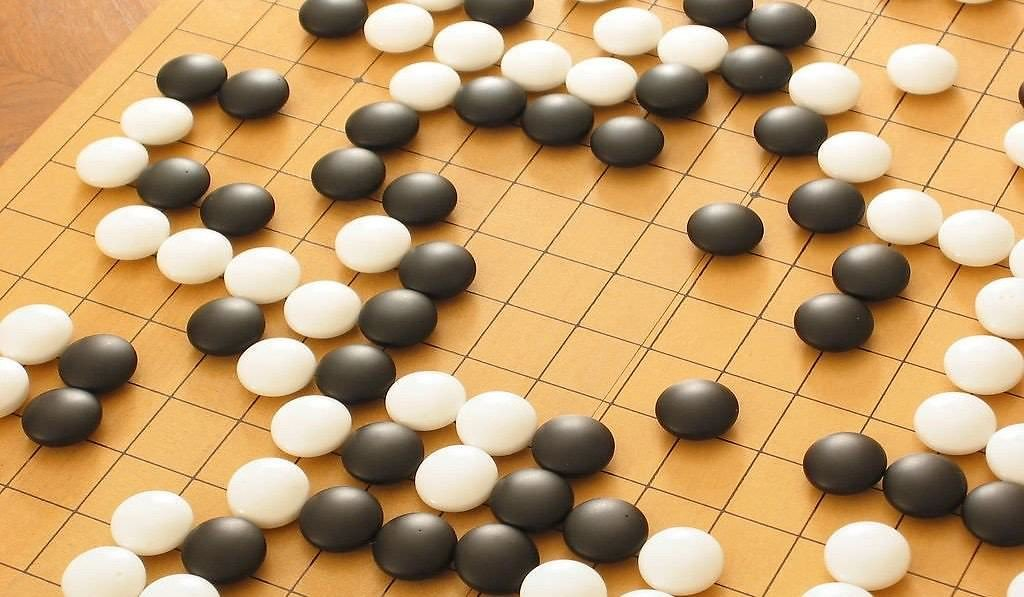
#> input picture Image_Processing/2_Image_Thresholding/thresh.jpg, 1024 x 597 px
$ python Image_Threshold.py --image thresh.jpg
#> lines starting #> are read from the running program, lines starting #| are printed output that depends on the picture; after the words box and inside, x2 and y2 are one past the last pixel; in counts of white or black regions, pixels touching at a corner belong together
#> further down, image is the input picture: shape (597, 1024, 3); mean B, G, R 109.5, 156.4, 192.3


import cv2
import numpy as np
import argparse
from matplotlib import pyplot as plt # use to show the result

# ------------------- Function to do simple thresholding ------------------- #
def sim_thresh(img):
    ret,thresh1 = cv2.threshold(img,127,255,cv2.THRESH_BINARY)
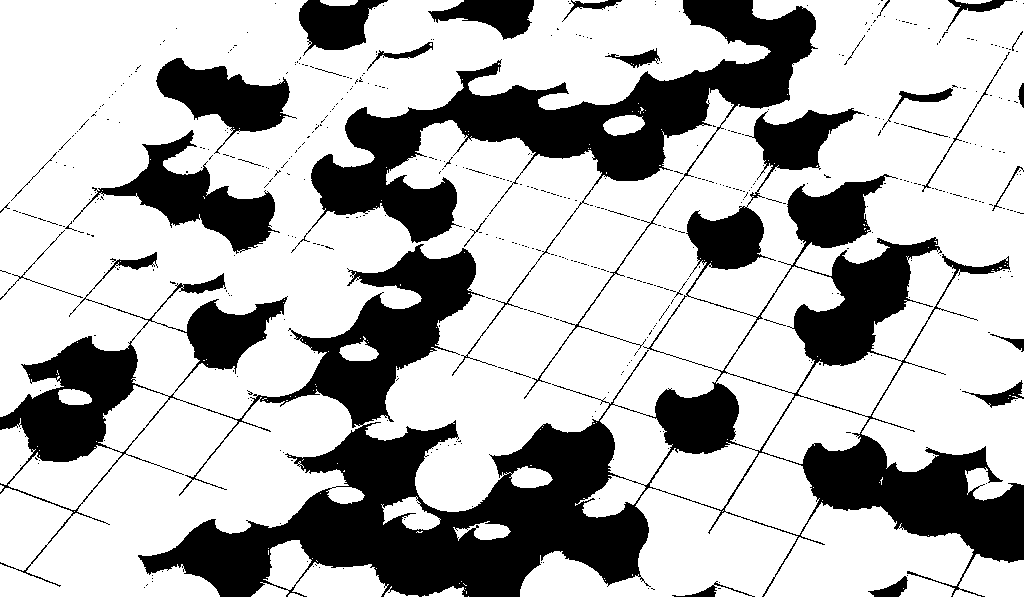
#> thresh1: shape (597, 1024); 71.5% white; 523 black regions (491 under 20 px), largest, box (x1, y1, x2, y2) and area: (0, 108, 1024, 597) 115387, (291, 0, 818, 399) 35057, (73, 130, 280, 254) 7512
    # if src(x,y) > thresh
    #   dst(x,y) = maxValue
    # else
    #   dst(x,y) = 0

    ret,thresh2 = cv2.threshold(img,127,255,cv2.THRESH_BINARY_INV)
    # if src(x,y) > thresh
    #   dst(x,y) = 0
    # else
    #   dst(x,y) = maxValue

    ret,thresh3 = cv2.threshold(img,127,255,cv2.THRESH_TRUNC)
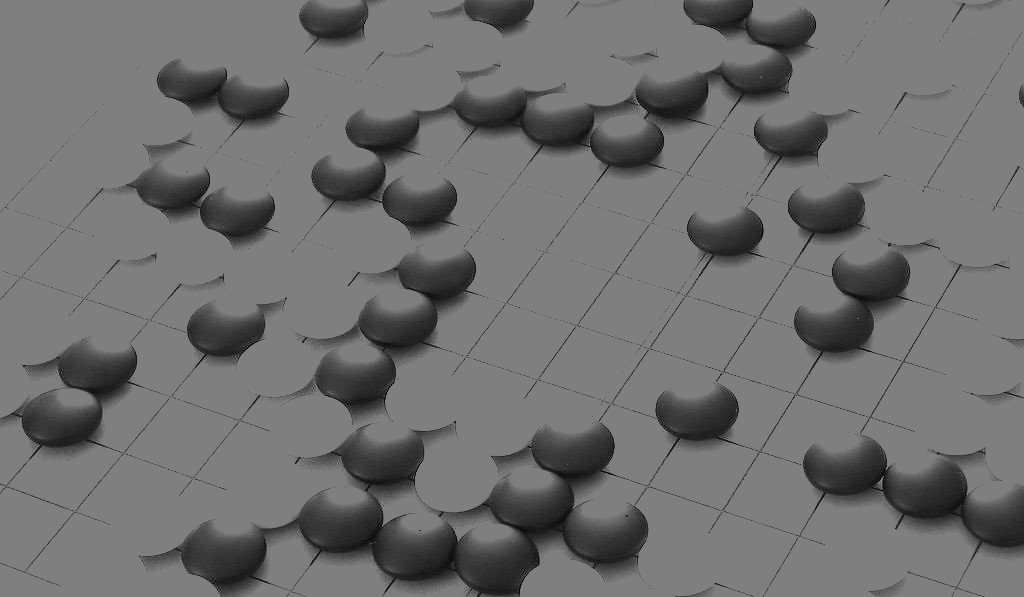
#> thresh3: shape (597, 1024); min 1, max 127, mean 111.3
    # if src(x,y) > thresh
    #   dst(x,y) = thresh
    # else
    #   dst(x,y) = src(x,y)

    ret,thresh4 = cv2.threshold(img,127,255,cv2.THRESH_TOZERO)
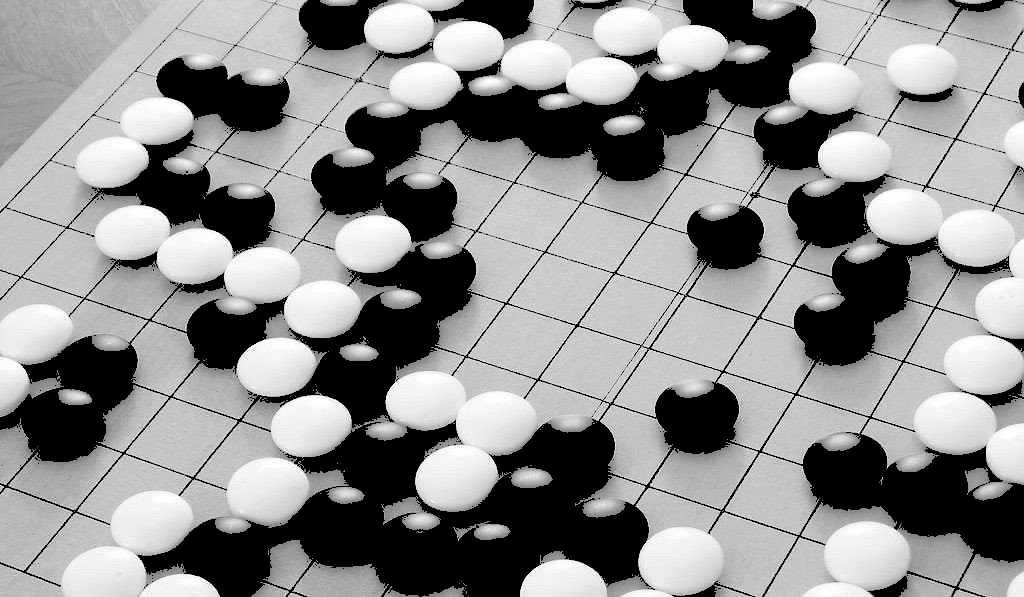
#> thresh4: shape (597, 1024); min 0, max 255, mean 141.2
    # if src(x,y) > thresh
    #   dst(x,y) = src(x,y)
    # else
    #   dst(x,y) = 0

    ret,thresh5 = cv2.threshold(img,127,255,cv2.THRESH_TOZERO_INV)
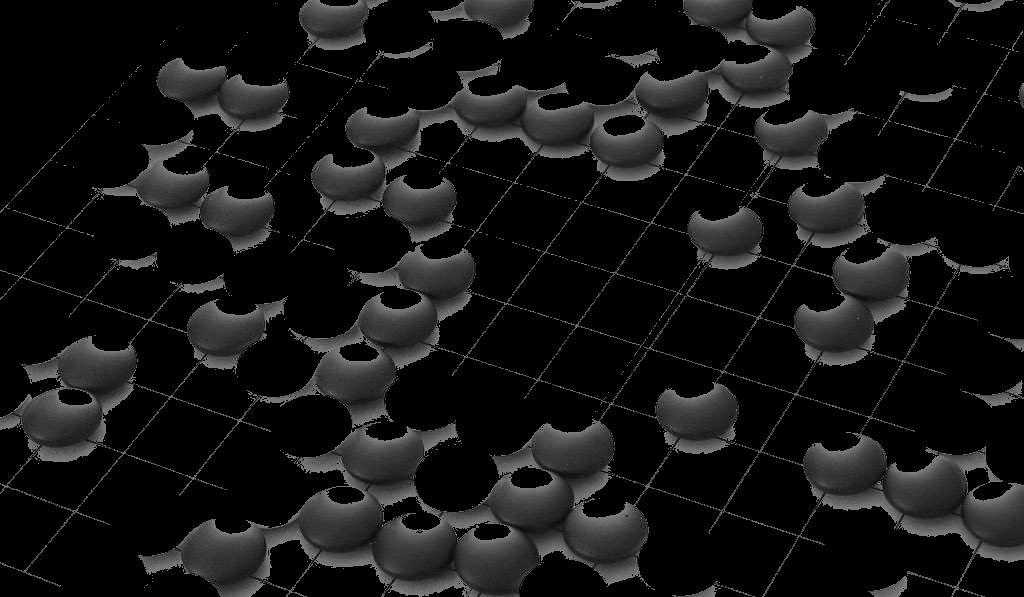
#> thresh5: shape (597, 1024); min 0, max 127, mean 20.5
    # if src(x,y) > thresh
    #   dst(x,y) = 0
    # else
    #   dst(x,y) = src(x,y)

    ## Show the images using matplotlib
    titles = ['Origin','BINARY','BINARY_INV','TRUNC','TOZERO','TOZERO_INV']
    images = [img, thresh1, thresh2, thresh3, thresh4, thresh5]

    for i in range(6):
        plt.subplot(2,3,i+1),plt.imshow(images[i],'gray')
        plt.title(titles[i])
        plt.xticks([]),plt.yticks([])

    plt.show()

# ------------------- Function to do adaptive thresholding ------------------- #
def ada_thresh(img):
    # simple threshold for compare
    ret,th1 = cv2.threshold(img,127,255,cv2.THRESH_BINARY)

    # thresh value using the mean of neighbourhood area
    th2 = cv2.adaptiveThreshold(img,255,cv2.ADAPTIVE_THRESH_MEAN_C,cv2.THRESH_BINARY,11,2)
#> th2: shape (597, 1024); 73% white; 8638 black regions (8049 under 20 px), largest, box (x1, y1, x2, y2) and area: (0, 0, 1024, 597) 104181, (0, 19, 132, 168) 1748, (531, 101, 587, 128) 573

    # thresh value using the weighted sum of neighbourhood values by gaussian filter
    th3 = cv2.adaptiveThreshold(img,255,cv2.ADAPTIVE_THRESH_GAUSSIAN_C,cv2.THRESH_BINARY,11,2)
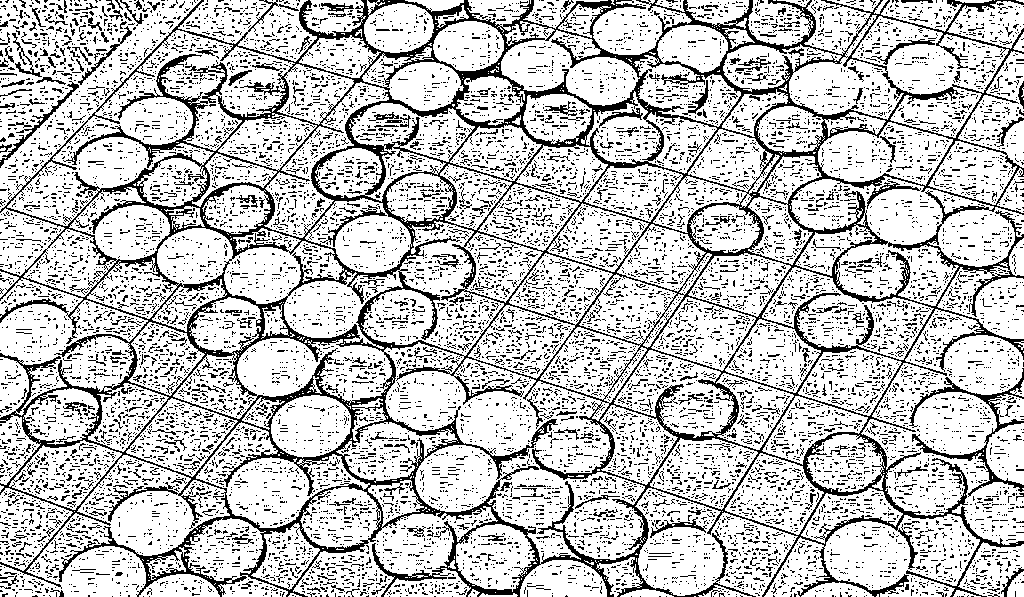
#> th3: shape (597, 1024); 76.7% white; black in thin lines or dots

    ## Show the images using matplotlib
    titles = ['Original Image', 'Global Thresholding (v = 127)',
                'Adaptive Mean Thresholding', 'Adaptive Gaussian Thresholding']
    images = [img, th1, th2, th3]

    for i in range(4):
        plt.subplot(2,2,i+1),plt.imshow(images[i],'gray')
        plt.title(titles[i])
        plt.xticks([]),plt.yticks([])
    plt.show()

# -------------- Function to do Otsu’s Binarization thresholding -------------- #
def otsu_thresh(img):
    # simple thresholding for compare
    ret1,th1 = cv2.threshold(img,127,255,cv2.THRESH_BINARY)

    # Otsu's thresholding
    ret2,th2 = cv2.threshold(img,0,255,cv2.THRESH_BINARY+cv2.THRESH_OTSU)
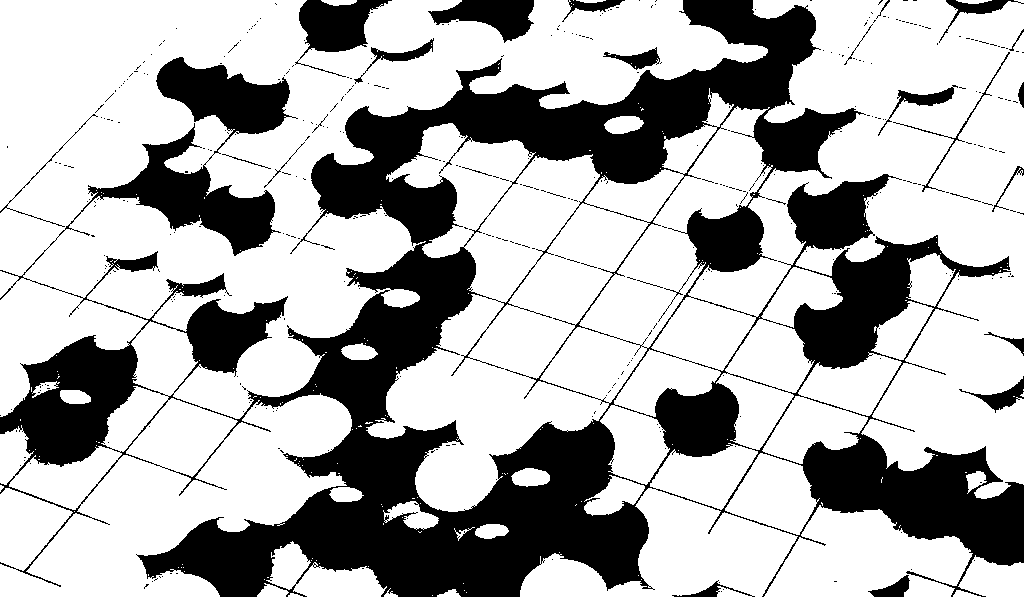
#> th2: shape (597, 1024); 68.9% white; 402 black regions (376 under 20 px), largest, box (x1, y1, x2, y2) and area: (0, 0, 1024, 597) 177568, (295, 0, 392, 77) 3199, (428, 0, 534, 43) 2463
#> ret2 = 138

    ## show all the images and their histograms
    images = [img, 0, th1,img, 0, th2]
    titles = ['Original Noisy Image','Histogram','Global Thresholding',
              'Original Noisy Image','Histogram',"Otsu's Thresholding"]
    for i in range(2):
        plt.subplot(3,3,i*3+1),plt.imshow(images[i*3],'gray')
        plt.title(titles[i*3]), plt.xticks([]), plt.yticks([])
        plt.subplot(3,3,i*3+2),plt.hist(images[i*3].ravel(),256)
        plt.title(titles[i*3+1]), plt.xticks([]), plt.yticks([])
        plt.subplot(3,3,i*3+3),plt.imshow(images[i*3+2],'gray')
        plt.title(titles[i*3+2]), plt.xticks([]), plt.yticks([])
    plt.show()
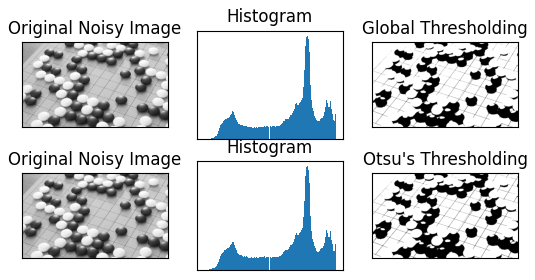
#> figure drawn by matplotlib, 6 panels

# -------------------------- main -------------------------- #
if __name__ == '__main__':
    # read one input from terminal
    # (1) command line for sim and ada >> python Image_threshold.py -i thresh.jpg
    # (2) command line for otsu >> python Image_threshold.py -i noise.png
    ap = argparse.ArgumentParser()
    ap.add_argument("-i", "--image", required=True, help="Path to the input image")
    args = vars(ap.parse_args())

    # Read image
    image = cv2.imread(args["image"])
    image = cv2.cvtColor(image, cv2.COLOR_BGR2GRAY) # should input grayscale imge for thresholding

    # Functions, the input image should be grayscale image
    sim_thresh(image)
    ada_thresh(image)
    otsu_thresh(image)


# Reference:
# Website: OpenCV-Python Document
# Link: https://opencv-python-tutroals.readthedocs.io/en/latest/py_tutorials/py_imgproc/py_thresholding/py_thresholding.html
